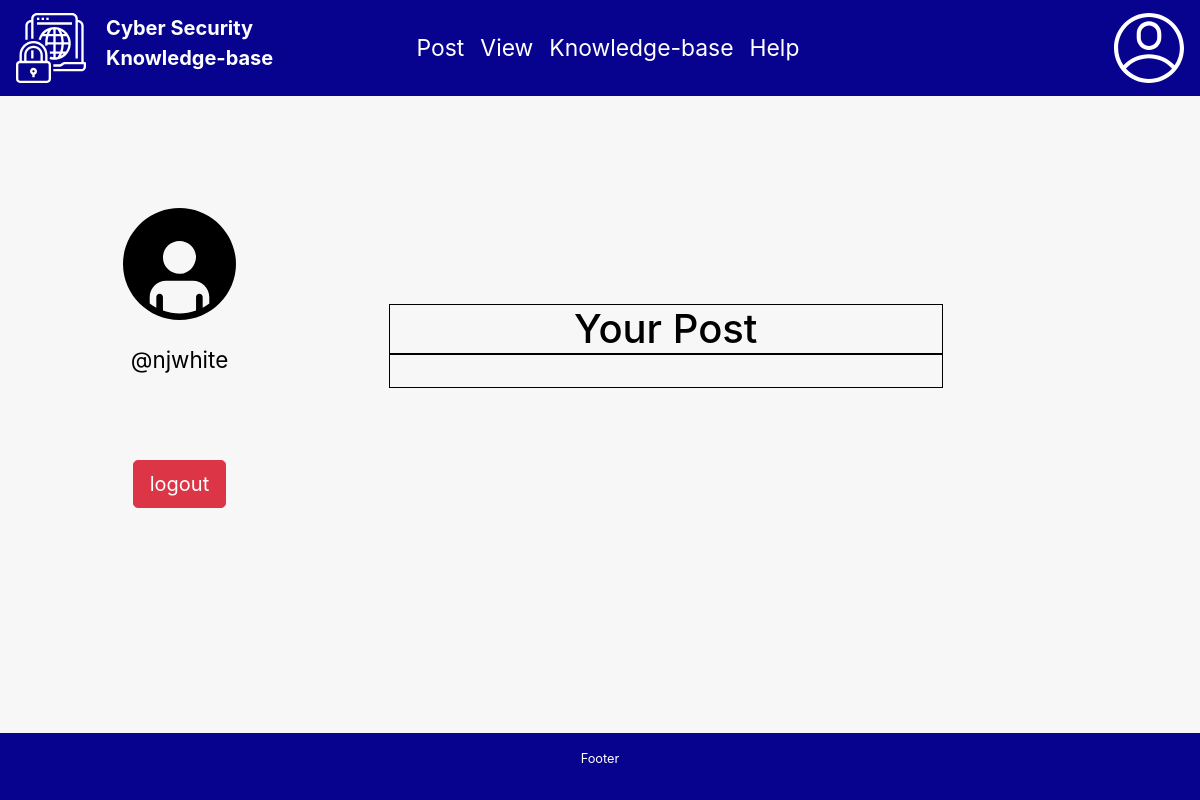
Page /user_profile (signed in) on the earlier database version.
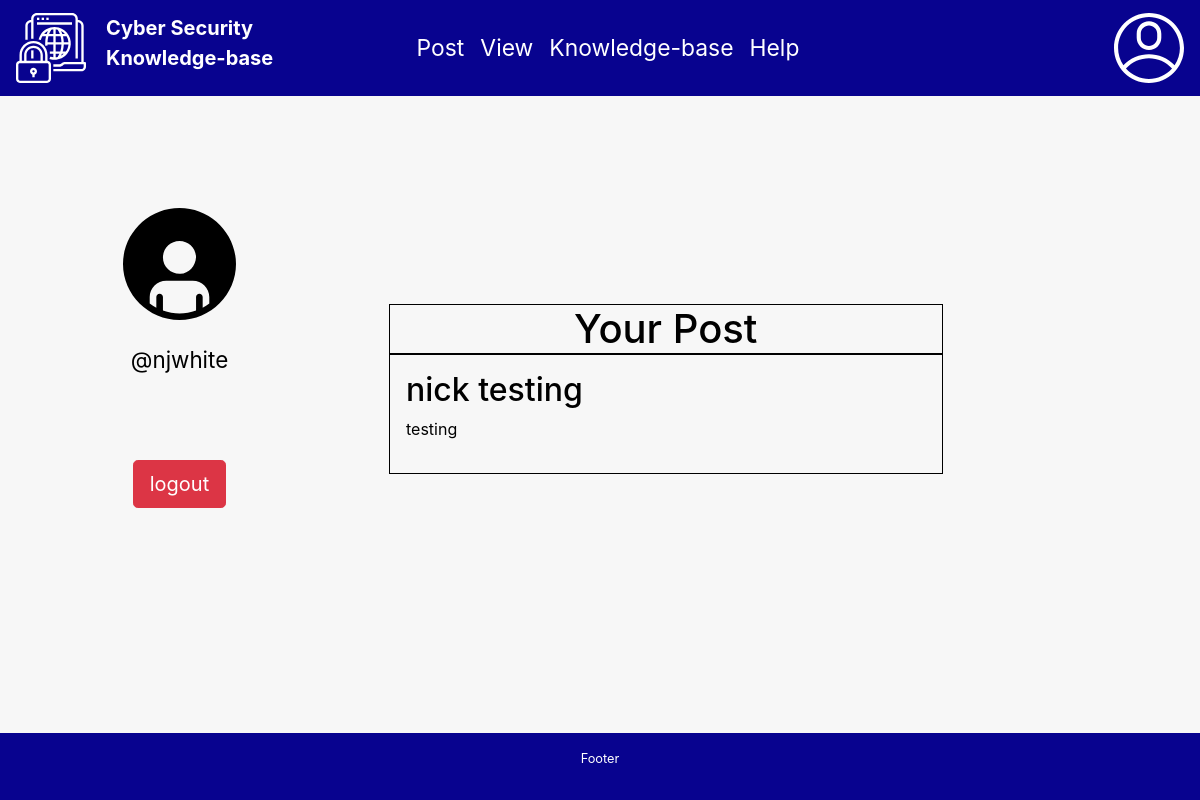
Same page on the later database version.
### QuestionandAnswerForum/models.py (models this page shows, shortened)
class Question(models.Model):
    id = models.AutoField(primary_key=True)
    question_title = models.CharField(max_length=255)
    content = models.TextField()
    date_posted = models.DateTimeField(auto_now_add=True)
    posted_by = models.ForeignKey(User, on_delete = models.PROTECT)
    expertise_required = models.BooleanField(default = False)
    slug = models.SlugField(max_length=40)
    anonymous = models.BooleanField(default = True)

### QuestionandAnswerForum/views.py (the view)
# urls.py: path('user_profile', user_profile),
def user_profile(request):
    if not request.user.is_authenticated:
       return redirect('http://127.0.0.1:8000/login')
    else:
       context= {'firstname' : request.user.username}
       try:
           context['question'] =  Question.objects.filter(posted_by=request.user)
       except ObjectDoesNotExist:
           print("No questions by user")
    return render(request, "user_profile.html",context)

### QuestionandAnswerForum/templates/user_profile.html (shortened to what this page needs)
{% extends 'base.html' %}
{% load static %}
  {% block body %}
  <div class="row fix-margin">
    <div class="col-4">
  <div class="profile-image">
  <img src="{% static 'images/user.svg' %}" width="30%" height="30%">
  <p class="profile-name">@{{firstname}}</p></div>
  <form method= "POST" action = "logout">
    <div class="user-logout-button">
      <input type = "submit" value="logout" class="btn btn-lg btn-danger">
    </div>
    </form>
   </div>
  <div class="col-6">
    <div class="profile-post">
    <h1 class="your-post-title"> Your Post </h1>
    <div class="your-post">
  {% for q  in question %}
  <div class="profile-inner-post">
  <a href="/question/{{ q.id }}/{{ q.slug }}"><h2 class="q-color-black">{{ q.question_title }}</h2></a>
{{q.content}}
</div>
{% endfor %}
</div>
</div>
</div>
{% endblock %}

Differences in the rows shown:
added Question: question_title "nick testing", content "testing"
